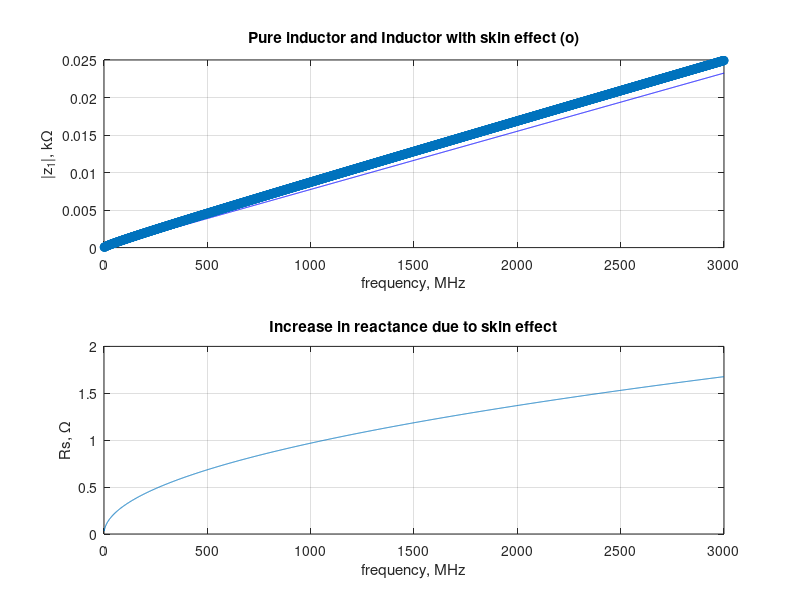

Write MATLAB code to recreate this figure.
%  Solutions of <RF circuit design: Theory and Application>

%  Problem 1.9

clc;
close all;

N = 10;
f = 1e6:1e6:3*1e9;
d = 0.40386*1e-3; %AWG26;
l = 5*1e-3;
r = 2.5*1e-3;
mu0 = 4*pi*1e-7;
Cu = 64.516*1e6; %conducitvity of copper;

L = (mu0*N^2*pi*r^2)/2;
Rdc = (2*pi*r*N)/(Cu*pi*(d/2)^2);
Rs = Rdc*(d/4)*sqrt(pi*f*mu0*Cu);

fprintf('Inductance L = %g microHenry and Rdc = %g milliOhm \n', L/1e-6, Rdc/1e-3);

z1 = Rdc+1i*2*pi*f*L;
z2 = Rdc+1i*(2*pi*f*L+Rs);

subplot(2,1,1); plot(f/1e6, abs(z1)/1e3, 'b', f/1e6, abs(z2)/1e3, 'o'); grid on;
title('Pure inductor and Inductor with skin effect (o)');
xlabel('frequency, MHz'); ylabel('|z_1|, k\Omega');

subplot(2,1,2); plot(f/1e6, abs(Rs)); grid on;
title('Increase in reactance due to skin effect'); 
xlabel('frequency, MHz'); ylabel('Rs, \Omega');
